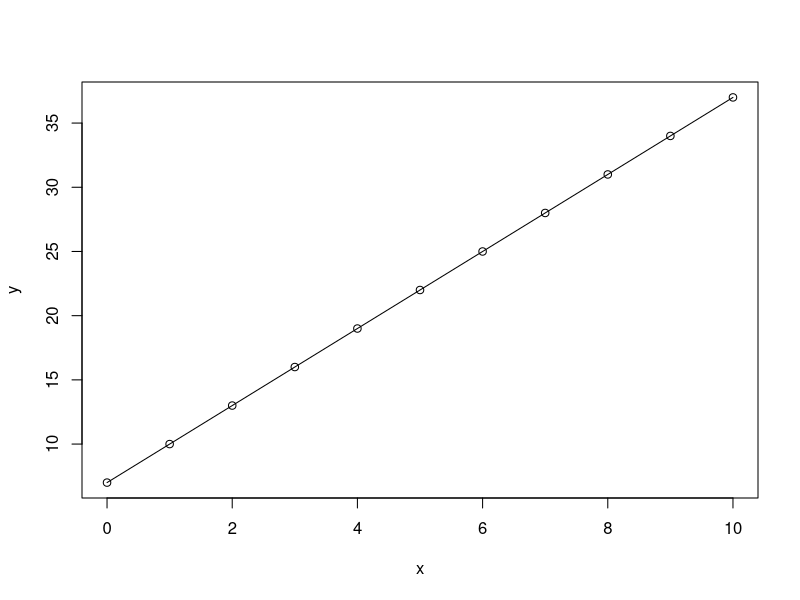
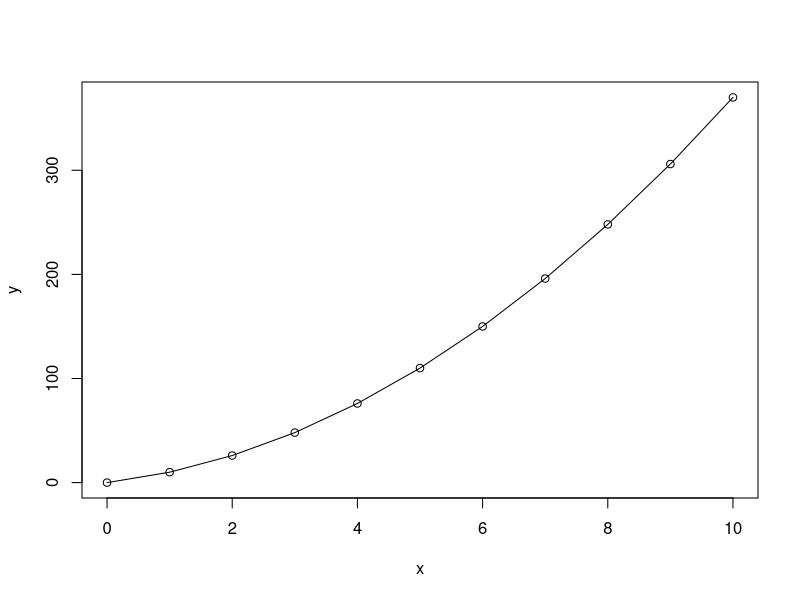
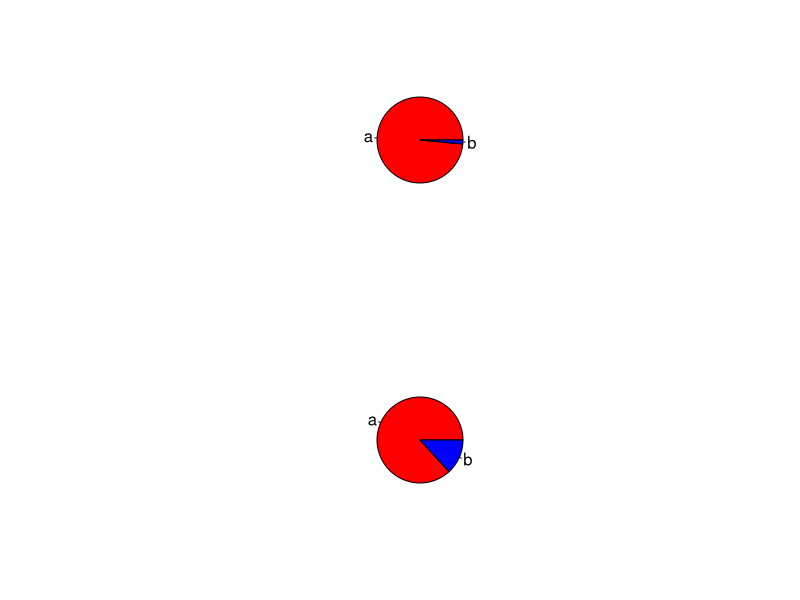

The R script that drew these images, in order:
## ---- chunk 1
# Type your code here.
## ---- chunk 2
x = seq(0,10,1)
a = 3
b = 7
y = a*x + b
plot(x,y,type="o")
## ---- chunk 3
# Type your code here.
## ---- chunk 4
# y of base values from previous assignment
x = seq(0,10,1)
a = 3
b = 7
y_base = a*x + b

# sensitivity for a
a_change = 3.1 
b = 7
y_change = a_change*x + b
SS_a = sum((y_base-y_change)^2)
# so the local sensitivity is (SS from the base value is obviously zero and is therefore not included):
LSA_a = SS_a / (a_change-a)
print(LSA_a)

# sensitivity for b
a = 3 
b_change = 7.1
y_change = a*x + b_change
SS_b = sum((y_base-y_change)^2)
# so the local sensitivity is (SS from the base value is obviously zero and is therefore not included):
LSA_b = SS_b / (b_change-b)
print(LSA_b)

# In this particular example, $a$ and $b$ have no units, and we do not specify a scale of variation, because we are not investigating a physical system with clearly defined boundary conditions. Therefore, we can directly interpret the restuls obtained above. This shows that our model $y$ is more sensitive to parameter $a$ than to parameter $b$, given that we evaluate $y$ based on the SS-metric. 

## ---- chunk 5
# Type your code here.
## ---- chunk 6
# In this particular case, we know that different base values will not lead to a different sensitivity, because it is a linear function. Over linear functions, the sensitivity is constant over the complete function. We can simply check this with repeating the calculation: 

# y of base values 
x = seq(0,10,1)
a = 0.5
b = 60
y_base = a*x + b

# sensitivity for a
a_change = 0.6 
b = 60
y_change = a_change*x + b
SS_a = sum((y_base-y_change)^2)
# so the local sensitivity is (SS from the base value is obviously zero and is therefore not included):
LSA_a = SS_a / (a_change-a)
print(LSA_a)

# sensitivity for b
a = 0.5 
b_change = 60.1
y_change = a*x + b_change
SS_b = sum((y_base-y_change)^2)
# so the local sensitivity is (SS from the base value is obviously zero and is therefore not included):
LSA_b = SS_b / (b_change-b)
print(LSA_b)

## ---- chunk 7
# Type your code here.
## ---- chunk 8
x = seq(0,10,1)
a = 3
b = 7
y = a*x^2 + b*x
plot(x,y,type="o")
## ---- chunk 9
# Type your code here.
## ---- chunk 10
# 1) base values
x = seq(0,10,1)
a = 3
b = 7
y_base = a*x^2 + b*x

a_change = 3.1
b        = 7
y_a      = a_change*x^2 + b*x
SS_a     = sum((y_base-y_a)^2)
LSA_a1   = SS_a / (a_change-a)

a        = 3
b_change = 7.1
y_b      = a*x^2 + b_change*x
SS_b     = sum((y_base-y_b)^2)
LSA_b1   = SS_b / (b_change-b)

# 2) base values
x = seq(0,10,1)
a = 0.5
b = 60
y_base = a*x^2 + b*x

a_change = 0.51
b        = 60
y_a      = a_change*x^2 + b*x
SS_a     = sum((y_base-y_a)^2)
LSA_a2   = SS_a / (a_change-a)

a        = 0.5
b_change = 60.1
y_b      = a*x^2 + b_change*x
SS_b     = sum((y_base-y_b)^2)
LSA_b2   = SS_b / (b_change-b)

# change in a:
LSA_a1-LSA_a2
# change in b:
LSA_b1-LSA_b2
## ---- chunk 11
par(mfrow=c(2,1))
pie(c(LSA_a1,LSA_b1),labels=c('a','b'),col=c("red","blue"))
pie(c(LSA_a2,LSA_b2),labels=c('a','b'),col=c("red","blue"))

## ---- chunk 12
# Type your code here.
## ---- chunk 13
# vector with all parameter values that will be checked
par_sample = seq(0.1,20,0.1) 
LSA_a      = matrix(nrow=length(par_sample),ncol=2)
LSA_b      = matrix(nrow=length(par_sample),ncol=2)

for (i in 1:length(par_sample)){
     # assign base values
     a_base  = par_sample[i]
     b_base  = par_sample[i]
     
     # calculate base y
     y_base = a_base*x^2+b_base*x
     
     # calculate perturbed y
     y_a   = (a_base+0.1)*x^2 + 4*x
     y_b   = a_base*x^2 + (b_base+0.1)*x
     
     # calculate SS
     SS_a     = sum((y_base-y_a)^2)
     SS_b     = sum((y_base-y_b)^2)
     
     # calculate LSA and store in vector
     LSA_a[i,1]   = par_sample[i]
     LSA_a[i,2]   = SS_a / 0.1 
     LSA_b[i,1]   = par_sample[i]
     LSA_b[i,2]   = SS_b / 0.1 
}

